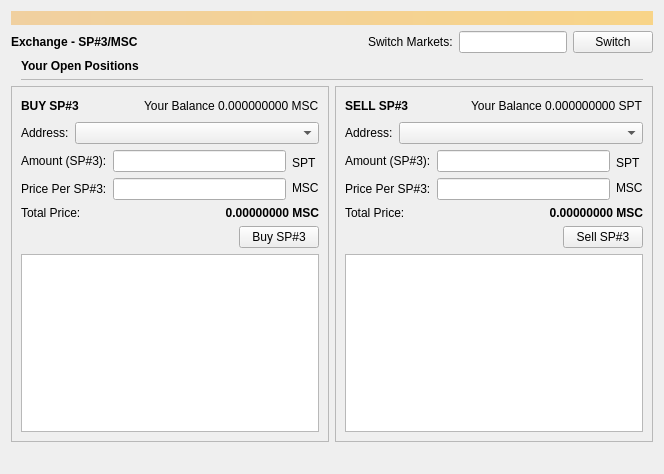
<?xml version="1.0" encoding="UTF-8"?>
<ui version="4.0">
 <class>LookupSPDialog</class>
 <widget class="QWidget" name="LookupSPDialog">
  <property name="geometry">
   <rect>
    <x>0</x>
    <y>0</y>
    <width>664</width>
    <height>474</height>
   </rect>
  </property>
  <property name="windowTitle">
   <string>Form</string>
  </property>
  <layout class="QVBoxLayout" name="topLayout">
   <item>
    <widget class="QLabel" name="labelAlerts">
     <property name="visible">
      <bool>false</bool>
     </property>
     <property name="styleSheet">
      <string notr="true">background-color: qlineargradient(x1: 0, y1: 0, x2: 1, y2: 0, stop:0 #F0D0A0, stop:1 #F8D488); color:#000000;</string>
     </property>
     <property name="wordWrap">
      <bool>true</bool>
     </property>
     <property name="margin">
      <number>3</number>
     </property>
    </widget>
   </item>
   <item>
    <layout class="QHBoxLayout" name="horizontalLayout_4">
     <property name="topMargin">
      <number>0</number>
     </property>
     <item>
      <widget class="QLabel" name="label">
       <property name="font">
        <font>
         <weight>75</weight>
         <bold>true</bold>
        </font>
       </property>
       <property name="text">
        <string>Exchange - SP#3/MSC</string>
       </property>
      </widget>
     </item>
     <item>
      <spacer name="horizontalSpacer_4">
       <property name="orientation">
        <enum>Qt::Horizontal</enum>
       </property>
       <property name="sizeType">
        <enum>QSizePolicy::Expanding</enum>
       </property>
       <property name="sizeHint" stdset="0">
        <size>
         <width>6</width>
         <height>20</height>
        </size>
       </property>
      </spacer>
     </item>
     <item>
      <widget class="QLabel" name="searchLabel">
       <property name="enabled">
        <bool>true</bool>
       </property>
       <property name="minimumSize">
        <size>
         <width>0</width>
         <height>0</height>
        </size>
       </property>
       <property name="text">
        <string>Switch Markets:</string>
       </property>
       <property name="alignment">
        <set>Qt::AlignLeading|Qt::AlignLeft|Qt::AlignVCenter</set>
       </property>
       <property name="margin">
        <number>0</number>
       </property>
      </widget>
     </item>
     <item>
      <widget class="QLineEdit" name="searchLineEdit">
       <property name="sizePolicy">
        <sizepolicy hsizetype="Preferred" vsizetype="Fixed">
         <horstretch>0</horstretch>
         <verstretch>0</verstretch>
        </sizepolicy>
       </property>
      </widget>
     </item>
     <item>
      <widget class="QPushButton" name="searchButton">
       <property name="text">
        <string>Switch</string>
       </property>
      </widget>
     </item>
    </layout>
   </item>
   <item>
    <layout class="QVBoxLayout" name="verticalLayout_7">
     <property name="leftMargin">
      <number>10</number>
     </property>
     <property name="topMargin">
      <number>0</number>
     </property>
     <property name="rightMargin">
      <number>10</number>
     </property>
     <item>
      <widget class="QLabel" name="propertyIDLabel">
       <property name="font">
        <font>
         <weight>75</weight>
         <bold>true</bold>
        </font>
       </property>
       <property name="styleSheet">
        <string notr="true"/>
       </property>
       <property name="text">
        <string>Your Open Positions</string>
       </property>
      </widget>
     </item>
     <item>
      <widget class="QListWidget" name="listWidget_3">
       <property name="sizePolicy">
        <sizepolicy hsizetype="Expanding" vsizetype="Ignored">
         <horstretch>0</horstretch>
         <verstretch>0</verstretch>
        </sizepolicy>
       </property>
       <property name="minimumSize">
        <size>
         <width>0</width>
         <height>1</height>
        </size>
       </property>
      </widget>
     </item>
    </layout>
   </item>
   <item>
    <layout class="QHBoxLayout" name="horizontalLayout" stretch="1,1">
     <item>
      <layout class="QVBoxLayout" name="verticalLayout_2">
       <item>
        <widget class="QFrame" name="frame">
         <property name="frameShape">
          <enum>QFrame::StyledPanel</enum>
         </property>
         <property name="frameShadow">
          <enum>QFrame::Raised</enum>
         </property>
         <layout class="QVBoxLayout" name="verticalLayout_4">
          <item>
           <layout class="QHBoxLayout" name="horizontalLayout_7">
            <item>
             <layout class="QHBoxLayout" name="horizontalLayout_9">
              <item>
               <widget class="QLabel" name="spInfo">
                <property name="font">
                 <font>
                  <weight>75</weight>
                  <bold>true</bold>
                 </font>
                </property>
                <property name="text">
                 <string>BUY SP#3</string>
                </property>
               </widget>
              </item>
             </layout>
            </item>
            <item>
             <spacer name="horizontalSpacer_6">
              <property name="orientation">
               <enum>Qt::Horizontal</enum>
              </property>
              <property name="sizeHint" stdset="0">
               <size>
                <width>40</width>
                <height>20</height>
               </size>
              </property>
             </spacer>
            </item>
            <item>
             <widget class="QLabel" name="label_2">
              <property name="text">
               <string>Your Balance 0.000000000 MSC</string>
              </property>
             </widget>
            </item>
           </layout>
          </item>
          <item>
           <layout class="QHBoxLayout" name="horizontalLayout_13">
            <property name="topMargin">
             <number>0</number>
            </property>
            <item>
             <widget class="QLabel" name="label_16">
              <property name="text">
               <string>Address:</string>
              </property>
             </widget>
            </item>
            <item>
             <widget class="QComboBox" name="comboBox">
              <property name="sizePolicy">
               <sizepolicy hsizetype="Expanding" vsizetype="Fixed">
                <horstretch>0</horstretch>
                <verstretch>0</verstretch>
               </sizepolicy>
              </property>
             </widget>
            </item>
           </layout>
          </item>
          <item>
           <layout class="QHBoxLayout" name="horizontalLayout_2">
            <property name="topMargin">
             <number>0</number>
            </property>
            <item>
             <layout class="QFormLayout" name="formLayout_2">
              <property name="fieldGrowthPolicy">
               <enum>QFormLayout::AllNonFixedFieldsGrow</enum>
              </property>
              <property name="topMargin">
               <number>0</number>
              </property>
              <item row="0" column="0">
               <widget class="QLabel" name="label_4">
                <property name="text">
                 <string>Amount (SP#3):</string>
                </property>
               </widget>
              </item>
              <item row="0" column="1">
               <widget class="QLineEdit" name="lineEdit"/>
              </item>
              <item row="1" column="0">
               <widget class="QLabel" name="label_5">
                <property name="text">
                 <string>Price Per SP#3:</string>
                </property>
               </widget>
              </item>
              <item row="1" column="1">
               <widget class="QLineEdit" name="lineEdit_2"/>
              </item>
             </layout>
            </item>
            <item>
             <layout class="QHBoxLayout" name="horizontalLayout_5">
              <property name="spacing">
               <number>0</number>
              </property>
              <property name="rightMargin">
               <number>0</number>
              </property>
              <item>
               <layout class="QVBoxLayout" name="verticalLayout_5">
                <property name="spacing">
                 <number>0</number>
                </property>
                <property name="rightMargin">
                 <number>0</number>
                </property>
                <item>
                 <widget class="QLabel" name="label_6">
                  <property name="text">
                   <string>SPT</string>
                  </property>
                 </widget>
                </item>
                <item>
                 <widget class="QLabel" name="label_7">
                  <property name="text">
                   <string>MSC</string>
                  </property>
                 </widget>
                </item>
               </layout>
              </item>
             </layout>
            </item>
           </layout>
          </item>
          <item>
           <layout class="QHBoxLayout" name="horizontalLayout_14">
            <property name="topMargin">
             <number>0</number>
            </property>
            <item>
             <widget class="QLabel" name="label_10">
              <property name="text">
               <string>Total Price:</string>
              </property>
             </widget>
            </item>
            <item>
             <widget class="QLabel" name="label_14">
              <property name="font">
               <font>
                <weight>75</weight>
                <bold>true</bold>
               </font>
              </property>
              <property name="text">
               <string>0.00000000 MSC</string>
              </property>
              <property name="alignment">
               <set>Qt::AlignRight|Qt::AlignTrailing|Qt::AlignVCenter</set>
              </property>
             </widget>
            </item>
           </layout>
          </item>
          <item>
           <layout class="QHBoxLayout" name="horizontalLayout_10">
            <property name="topMargin">
             <number>0</number>
            </property>
            <item>
             <spacer name="horizontalSpacer_2">
              <property name="orientation">
               <enum>Qt::Horizontal</enum>
              </property>
              <property name="sizeHint" stdset="0">
               <size>
                <width>40</width>
                <height>20</height>
               </size>
              </property>
             </spacer>
            </item>
            <item>
             <widget class="QPushButton" name="pushButton">
              <property name="text">
               <string>Buy SP#3</string>
              </property>
             </widget>
            </item>
           </layout>
          </item>
          <item>
           <widget class="QListWidget" name="listWidget"/>
          </item>
         </layout>
        </widget>
       </item>
       <item>
        <spacer name="verticalSpacer">
         <property name="orientation">
          <enum>Qt::Vertical</enum>
         </property>
         <property name="sizeType">
          <enum>QSizePolicy::Expanding</enum>
         </property>
         <property name="sizeHint" stdset="0">
          <size>
           <width>20</width>
           <height>20</height>
          </size>
         </property>
        </spacer>
       </item>
      </layout>
     </item>
     <item>
      <layout class="QVBoxLayout" name="verticalLayout_3">
       <item>
        <widget class="QFrame" name="rightFrame">
         <property name="frameShape">
          <enum>QFrame::StyledPanel</enum>
         </property>
         <property name="frameShadow">
          <enum>QFrame::Raised</enum>
         </property>
         <layout class="QVBoxLayout" name="verticalLayout">
          <item>
           <layout class="QHBoxLayout" name="tokenHLayout">
            <item>
             <widget class="QLabel" name="tokenInfo">
              <property name="font">
               <font>
                <weight>75</weight>
                <bold>true</bold>
               </font>
              </property>
              <property name="text">
               <string>SELL SP#3</string>
              </property>
             </widget>
            </item>
            <item>
             <spacer name="horizontalSpacer">
              <property name="orientation">
               <enum>Qt::Horizontal</enum>
              </property>
              <property name="sizeHint" stdset="0">
               <size>
                <width>40</width>
                <height>20</height>
               </size>
              </property>
             </spacer>
            </item>
            <item>
             <widget class="QLabel" name="label_3">
              <property name="text">
               <string>Your Balance 0.000000000 SPT</string>
              </property>
             </widget>
            </item>
           </layout>
          </item>
          <item>
           <layout class="QHBoxLayout" name="horizontalLayout_16">
            <property name="topMargin">
             <number>0</number>
            </property>
            <item>
             <widget class="QLabel" name="label_11">
              <property name="text">
               <string>Address:</string>
              </property>
             </widget>
            </item>
            <item>
             <widget class="QComboBox" name="comboBox_2">
              <property name="sizePolicy">
               <sizepolicy hsizetype="Expanding" vsizetype="Fixed">
                <horstretch>0</horstretch>
                <verstretch>0</verstretch>
               </sizepolicy>
              </property>
             </widget>
            </item>
           </layout>
          </item>
          <item>
           <layout class="QHBoxLayout" name="horizontalLayout_6">
            <property name="topMargin">
             <number>0</number>
            </property>
            <item>
             <layout class="QFormLayout" name="tokenForm">
              <property name="fieldGrowthPolicy">
               <enum>QFormLayout::AllNonFixedFieldsGrow</enum>
              </property>
              <property name="verticalSpacing">
               <number>6</number>
              </property>
              <item row="0" column="0">
               <widget class="QLabel" name="divisible">
                <property name="text">
                 <string>Amount (SP#3):</string>
                </property>
               </widget>
              </item>
              <item row="0" column="1">
               <widget class="QLineEdit" name="lineEdit_3"/>
              </item>
              <item row="1" column="0">
               <widget class="QLabel" name="issuancetype">
                <property name="text">
                 <string>Price Per SP#3:</string>
                </property>
               </widget>
              </item>
              <item row="1" column="1">
               <widget class="QLineEdit" name="lineEdit_4"/>
              </item>
             </layout>
            </item>
            <item>
             <layout class="QHBoxLayout" name="horizontalLayout_8">
              <property name="spacing">
               <number>0</number>
              </property>
              <property name="topMargin">
               <number>0</number>
              </property>
              <item>
               <layout class="QVBoxLayout" name="verticalLayout_6">
                <property name="spacing">
                 <number>0</number>
                </property>
                <property name="topMargin">
                 <number>0</number>
                </property>
                <item>
                 <widget class="QLabel" name="label_8">
                  <property name="text">
                   <string>SPT</string>
                  </property>
                 </widget>
                </item>
                <item>
                 <widget class="QLabel" name="label_9">
                  <property name="text">
                   <string>MSC</string>
                  </property>
                 </widget>
                </item>
               </layout>
              </item>
             </layout>
            </item>
           </layout>
          </item>
          <item>
           <layout class="QHBoxLayout" name="horizontalLayout_15">
            <property name="topMargin">
             <number>0</number>
            </property>
            <item>
             <widget class="QLabel" name="label_13">
              <property name="text">
               <string>Total Price:</string>
              </property>
             </widget>
            </item>
            <item>
             <widget class="QLabel" name="label_15">
              <property name="font">
               <font>
                <weight>75</weight>
                <bold>true</bold>
               </font>
              </property>
              <property name="text">
               <string>0.00000000 MSC</string>
              </property>
              <property name="alignment">
               <set>Qt::AlignRight|Qt::AlignTrailing|Qt::AlignVCenter</set>
              </property>
             </widget>
            </item>
           </layout>
          </item>
          <item>
           <layout class="QHBoxLayout" name="horizontalLayout_11">
            <property name="topMargin">
             <number>0</number>
            </property>
            <item>
             <spacer name="horizontalSpacer_5">
              <property name="orientation">
               <enum>Qt::Horizontal</enum>
              </property>
              <property name="sizeHint" stdset="0">
               <size>
                <width>40</width>
                <height>20</height>
               </size>
              </property>
             </spacer>
            </item>
            <item>
             <widget class="QPushButton" name="pushButton_2">
              <property name="text">
               <string>Sell SP#3</string>
              </property>
             </widget>
            </item>
           </layout>
          </item>
          <item>
           <widget class="QListWidget" name="listWidget_2"/>
          </item>
         </layout>
        </widget>
       </item>
       <item>
        <spacer name="verticalSpacer_2">
         <property name="orientation">
          <enum>Qt::Vertical</enum>
         </property>
         <property name="sizeHint" stdset="0">
          <size>
           <width>20</width>
           <height>20</height>
          </size>
         </property>
        </spacer>
       </item>
      </layout>
     </item>
    </layout>
   </item>
   <item>
    <spacer name="verticalSpacer_3">
     <property name="orientation">
      <enum>Qt::Vertical</enum>
     </property>
     <property name="sizeHint" stdset="0">
      <size>
       <width>20</width>
       <height>40</height>
      </size>
     </property>
    </spacer>
   </item>
  </layout>
 </widget>
 <resources/>
 <connections/>
</ui>
